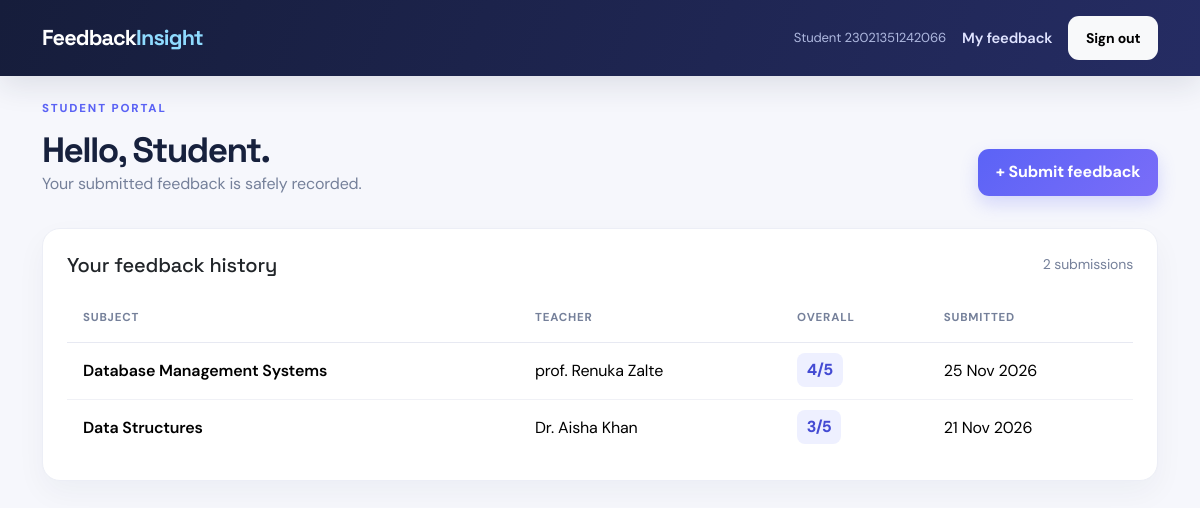
The app's page /dashboard (signed in) with its own data.
### models.py (models this page shows, shortened)
class Student(UserMixin, db.Model):
    __tablename__ = "students"
    id = db.Column(db.Integer, primary_key=True)
    student_id = db.Column(db.String(30), unique=True, nullable=False, index=True)
    name = db.Column(db.String(120), nullable=False)
    email = db.Column(db.String(150), unique=True, nullable=False, index=True)
    password_hash = db.Column(db.String(255), nullable=False)
    must_change_password = db.Column(db.Boolean, default=True, nullable=False)
    created_at = db.Column(db.DateTime, default=datetime.utcnow, nullable=False)
    feedback = db.relationship("Feedback", back_populates="student", lazy=True)
    @property
    def role(self):
        return "student"

class Feedback(db.Model):
    __tablename__ = "feedback"
    id = db.Column(db.Integer, primary_key=True)
    student_id = db.Column(db.Integer, db.ForeignKey("students.id"), nullable=False)
    teacher_id = db.Column(db.Integer, db.ForeignKey("teachers.id"), nullable=False)
    subject_id = db.Column(db.Integer, db.ForeignKey("subjects.id"), nullable=False)
    teaching_quality = db.Column(db.Integer, nullable=False)
    communication_skill = db.Column(db.Integer, nullable=False)
    overall_rating = db.Column(db.Integer, nullable=False)
    comments = db.Column(db.Text, nullable=False)
    submitted_at = db.Column(db.DateTime, default=datetime.utcnow, nullable=False)
    student = db.relationship("Student", back_populates="feedback")
    teacher = db.relationship("Teacher", back_populates="feedback")
    subject = db.relationship("Subject", back_populates="feedback")
    __table_args__ = (
        db.CheckConstraint("teaching_quality BETWEEN 1 AND 5"),
        db.CheckConstraint("communication_skill BETWEEN 1 AND 5"),
        db.CheckConstraint("overall_rating BETWEEN 1 AND 5"),
    )

class Subject(db.Model):
    __tablename__ = "subjects"
    id = db.Column(db.Integer, primary_key=True)
    name = db.Column(db.String(120), unique=True, nullable=False)
    code = db.Column(db.String(30), unique=True, nullable=False)
    created_at = db.Column(db.DateTime, default=datetime.utcnow, nullable=False)
    feedback = db.relationship("Feedback", back_populates="subject", lazy=True)

class Teacher(db.Model):
    __tablename__ = "teachers"
    id = db.Column(db.Integer, primary_key=True)
    name = db.Column(db.String(120), unique=True, nullable=False)
    department = db.Column(db.String(120), nullable=False)
    created_at = db.Column(db.DateTime, default=datetime.utcnow, nullable=False)
    feedback = db.relationship("Feedback", back_populates="teacher", lazy=True)

### app.py (the view)
@app.route("/dashboard")
@prn_login_required
def student_dashboard():
    if isinstance(current_user, Admin):
        return redirect(url_for("admin_dashboard"))
    feedback = Feedback.query.filter_by(student_id=current_user.id).order_by(Feedback.submitted_at.desc()).all()
    return render_template("student_dashboard.html", feedback=feedback)

### app.py (called while the page is built)
def prn_login_required(view):
    @wraps(view)
    @login_required
    def wrapped(*args, **kwargs):
        if isinstance(current_user, Student) and current_user.must_change_password:
            return redirect(url_for("change_password"))
        return view(*args, **kwargs)
    return wrapped

@login_manager.user_loader
def load_user(user_id):
    user_type, identifier = user_id.split(":", 1) if ":" in user_id else ("student", user_id)
    model = Admin if user_type == "admin" else Student
    return db.session.get(model, int(identifier))

@app.context_processor
def inject_globals():
    return {"app_name": "Feedback Insight"}

### templates/student_dashboard.html
{% extends "base.html" %}{% block content %}<div class="page-head"><div><p class="eyebrow">STUDENT PORTAL</p><h1 class="dashboard-title">Hello, {{ current_user.name.split(' ')[0] }}.</h1><p class="muted mb-0">Your submitted feedback is safely recorded.</p></div><a class="btn btn-primary" href="{{ url_for('submit_feedback') }}">+ Submit feedback</a></div>
<div class="card"><div class="card-body p-4"><div class="d-flex justify-content-between align-items-center mb-3"><h2 class="h5 mb-0">Your feedback history</h2><span class="muted small">{{ feedback|length }} submission{% if feedback|length != 1 %}s{% endif %}</span></div>{% if feedback %}<div class="table-responsive"><table class="table align-middle"><thead><tr><th>Subject</th><th>Teacher</th><th>Overall</th><th>Submitted</th></tr></thead><tbody>{% for item in feedback %}<tr><td class="fw-semibold">{{ item.subject.name }}</td><td>{{ item.teacher.name }}</td><td><span class="rating">{{ item.overall_rating }}/5</span></td><td class="muted">{{ item.submitted_at.strftime('%d %b %Y') }}</td></tr>{% endfor %}</tbody></table></div>{% else %}<div class="empty-state">You have not submitted feedback yet.</div>{% endif %}</div></div>{% endblock %}

### templates/base.html (shortened to what this page needs)
<!doctype html>
<html lang="en">
<head>
  <link href="https://cdn.jsdelivr.net/npm/bootstrap@5.3.3/dist/css/bootstrap.min.css" rel="stylesheet">
  <link href="{{ url_for('static', filename='css/style.css') }}" rel="stylesheet">
</head>
<body>
<nav class="navbar navbar-expand-lg navbar-dark app-nav">
  <div class="container"><a class="navbar-brand fw-bold" href="{{ url_for('index') }}">Feedback<span>Insight</span></a>
    <div class="d-flex align-items-center gap-3">
      {% if current_user.is_authenticated %}
        <span class="nav-user">{{ current_user.name }}</span>
        {% if current_user.role == 'admin' %}<a class="nav-link" href="{{ url_for('admin_dashboard') }}">Dashboard</a>
        {% else %}<a class="nav-link" href="{{ url_for('student_dashboard') }}">My feedback</a>{% endif %}
        <a class="btn btn-sm btn-light" href="{{ url_for('logout') }}">Sign out</a>
      {% else %}<a class="nav-link" href="{{ url_for('admin_login') }}">Admin portal</a>{% endif %}
    </div>
  </div>
</nav>
<main class="container py-4">
  {% block content %}{% endblock %}
</main>
</body></html>

### static/css/style.css (style rules this page uses)
:root { --ink:#17213d;--muted:#75809a;--blue:#5b63f6;--blue-dark:#444bd3;--cyan:#22c7d8;--paper:#f6f7fc;--line:#e7e9f2;--white:#fff }
* { box-sizing:border-box }
body { background:var(--paper);color:var(--ink);font-family:'DM Sans',system-ui,sans-serif;letter-spacing:-.01em }
h1,h2,h3,.navbar-brand { font-family:'Space Grotesk',sans-serif }
h1 { font-weight:700;letter-spacing:-.045em }
a { color:var(--blue);text-decoration:none }
.app-nav { background:linear-gradient(110deg,#161d3b,#252c63);box-shadow:0 10px 30px #1820441c;padding:1rem 0 }
.navbar-brand { font-size:1.35rem;letter-spacing:-.04em }
.navbar-brand span { color:#8fdbff }
.navbar .nav-link { color:#dfe3ff!important;font-size:.92rem;font-weight:600 }
.nav-user { color:#aeb8df;font-size:.82rem }
.btn { border-radius:11px;font-weight:700;padding:.72rem 1.1rem;border:0;transition:.2s ease }
.btn-primary { background:linear-gradient(135deg,var(--blue),#7a6df8);box-shadow:0 8px 18px #5b63f638 }
.eyebrow { font-size:.72rem;letter-spacing:.16em;font-weight:800;color:var(--blue);margin-bottom:.75rem }
.feature-card,.metric-card,.card { background:var(--white);border:1px solid #eceef6!important;border-radius:18px!important;box-shadow:0 12px 30px #20264d0b!important }
.dashboard-title { font-size:2.35rem }
.rating { background:#eef0ff;color:var(--blue-dark);border-radius:8px;padding:.4rem .6rem;font-weight:800 }
.table { --bs-table-bg:transparent;color:var(--ink);margin:0 }
.table thead th { color:var(--muted);font-size:.72rem;text-transform:uppercase;letter-spacing:.07em;border-bottom:1px solid var(--line);padding:1rem }
.table tbody td { padding:1rem;border-color:#f0f1f6;vertical-align:middle }
.table tbody tr:last-child td { border-bottom:0 }
.page-head { display:flex;justify-content:space-between;align-items:end;margin-bottom:2rem }
.page-head h1 { margin:0;font-size:2.2rem }
.muted { color:var(--muted) }

### records on screen
Student: name "Student 23021351242066", name "Student"
Feedback: subject.name "Database Management Systems", teacher.name "prof. Renuka Zalte", overall_rating "4", submitted_at "25 Nov 2026"
Feedback: subject.name "Data Structures", teacher.name "Dr. Aisha Khan", overall_rating "3", submitted_at "21 Nov 2026"

### other values on screen
{{ feedback|length }} "2"
